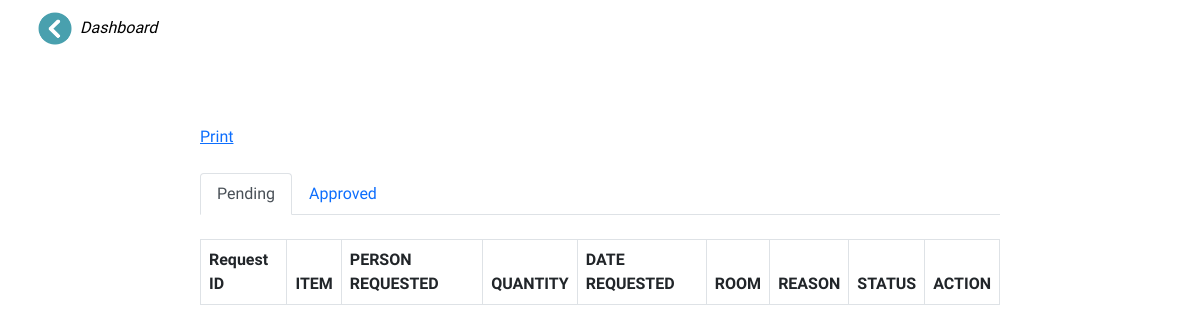
Page /include/admin_approval.php (signed in) on the earlier database version.
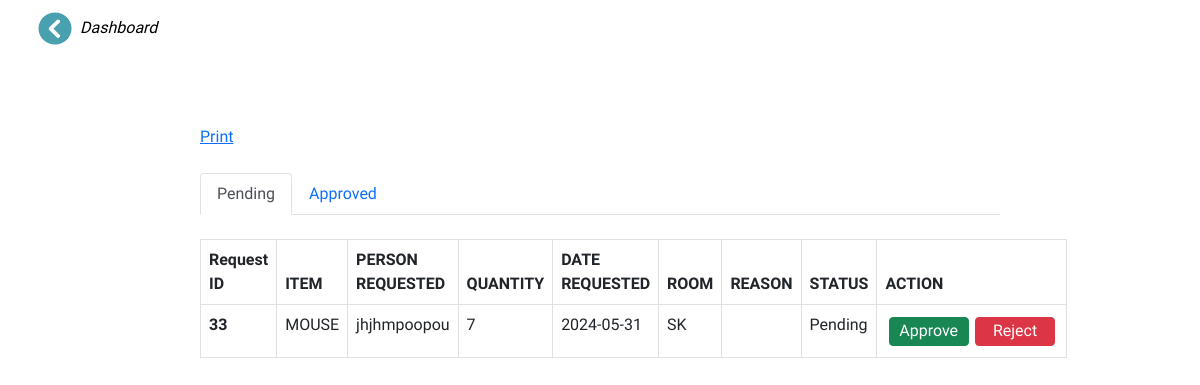
Same page on the later database version.
### tables this page shows
CREATE TABLE IF NOT EXISTS `request` (
  `request_id` int NOT NULL AUTO_INCREMENT,
  `item_need` varchar(255) NOT NULL,
  `requested_by` varchar(255) NOT NULL,
  `date_requested` date NOT NULL,
  `req_room` varchar(255) NOT NULL,
  `item_quantity` int NOT NULL,
  `subject` varchar(255) NOT NULL,
  `message` varchar(255) NOT NULL,
  `status` varchar(255) NOT NULL,
  PRIMARY KEY (`request_id`)
);

### include/admin_approval.php (the view, shortened to what this page needs)
<?php
require_once '../database/db_conn.php';
?>
<!DOCTYPE html>
<html>
<head>
  <link rel="stylesheet" href="../style/css/bootstrap.min.css">
  <link rel="stylesheet" href="panel.css">
  <link rel="stylesheet" href="css-grids.css">
</head>
<body>
  <div class="position-button">
    <br>
    <br>
    <br>
    <a href="admin_panel.php" style="text-decoration: none;color:black"><img src="../img/icons8-back-64.png" alt="" class="back-home"><i>Dashboard</i></a>
  </div>
  <div class="admin-style">
    <a onclick="printPage()" href="">Print</a>
    <br>
    <br>
    <nav>
      <div class="nav nav-tabs" id="nav-tab" role="tablist">
        <button class="nav-link active" id="nav-home-tab" data-bs-toggle="tab" data-bs-target="#nav-home" type="button" role="tab" aria-controls="nav-home" aria-selected="true">Pending</button>
        <button class="nav-link" id="nav-profile-tab" data-bs-toggle="tab" data-bs-target="#nav-profile" type="button" role="tab" aria-controls="nav-profile" aria-selected="false">Approved</button>
      </div>
    </nav>
    <div class="tab-content" id="nav-tabContent">
      <div class="tab-pane fade show active" id="nav-home" role="tabpanel" aria-labelledby="nav-home-tab">
        <br>
        <table class="table table-bordered col-md-12">
          <thead>
            <tr>
              <th scope="col">Request ID</th>
              <th scope="col">ITEM</th>
              <th scope="col">PERSON REQUESTED</th>
              <th scope="col">QUANTITY</th>
              <th scope="col">DATE REQUESTED</th>
              <th scope="col">ROOM</th>
              <th scope="col">REASON</th>
              <th scope="col">STATUS</th>
              <th scope="col">ACTION</th>
            </tr>
          </thead>
          <?php
          $query = "SELECT * FROM request WHERE status = 'pending' ORDER BY request_id ASC";
          $result = mysqli_query($conn, $query);
          while ($row = mysqli_fetch_array($result)) {
          ?>
            <tbody>
              <tr>
                <th scope="row">
                  <?php echo $row['request_id']; ?>
                </th>
                <td>
                  <?php echo $row['item_need']; ?>
                </td>
                <td>
                  <?php echo $row['requested_by']; ?>
                </td>
                <td>
                  <?php echo $row['item_quantity']; ?>
                </td>
                <td>
                  <?php echo $row['date_requested']; ?>
                </td>
                <td>
                  <?php echo $row['req_room']; ?>
                </td>
                <td>
                </td>
                <td>
                  <?php echo $row['status']; ?>
                </td>
                <td>
                  <form action="admin_approval.php" method="POST" style="flex-direction: row; display:flex">
                    <input type="submit" name="approve" value="Approve" class="btn btn-success button-class-action"> <br>
                    <input type="submit" name="delete" value="Reject" class="btn btn-danger button-class-action">
                  </form>
                </td>
              </tr>
            </tbody>
          <?php } ?>
        </table>
      </div>
    </div>
  </div>
</body>
</html>

### include/panel.css (style rules this page uses)
.admin-style { margin: 80px 200px 20px 200px; }
.button-class-action { width: 80px; padding: 0.1rem; margin: 0.2rem; }
body { font-family: "Lato", sans-serif; }
.back-home { aspect-ratio: 3/2; object-fit: contain; width: 50px; }
.position-button { width: 100%; margin: -60px 0 0 30px; }

### include/admin_approval.php (style rules this page uses)
body { font-family: 'Wix Madefor Display', sans-serif; }

Differences in the rows shown:
added request: request_id "33", item_need "MOUSE", requested_by "jhjhmpoopou", item_quantity "7", date_requested "2024-05-31", req_room "SK", status "Pending"
